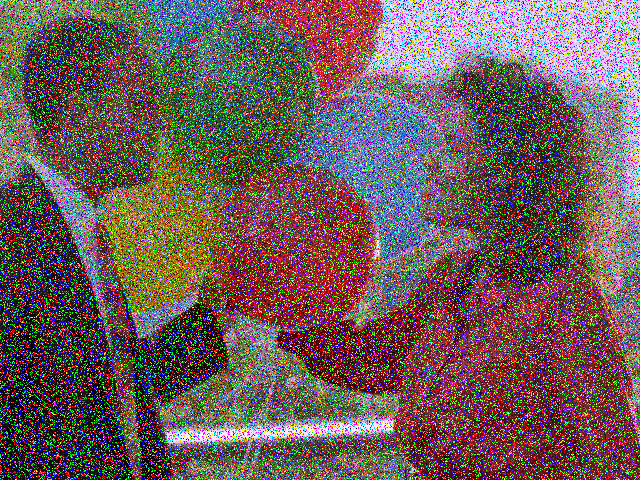
#> input picture faround/image_with_noise.png, 640 x 480 px
$ python testfft.py
#> lines starting #> are read from the running program, lines starting #| are printed output that depends on the picture
import numpy as np
import cv2
import matplotlib.pyplot as plt
from scipy.fft import fft2, ifft2, fftshift, ifftshift

# Load a grayscale image
image = cv2.imread('image_with_noise.png', cv2.IMREAD_GRAYSCALE)
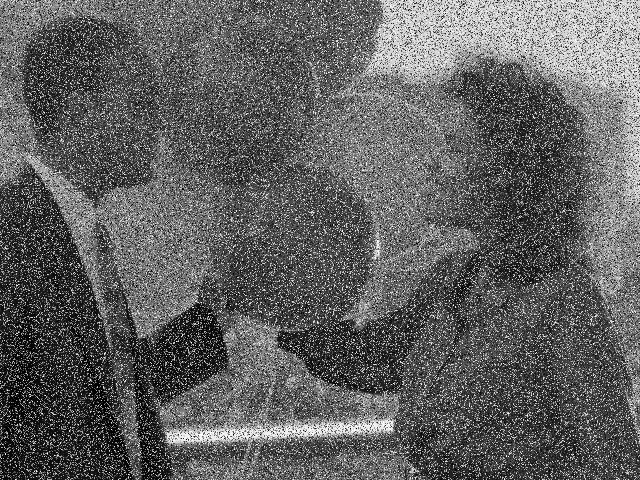
#> image: shape (480, 640); min 0, max 255, mean 96.4

# Perform FFT on the image
f_transform = fft2(image)
f_transform_shifted = fftshift(f_transform)  # Shift zero frequency to center

# Display the magnitude spectrum
magnitude_spectrum = np.log(np.abs(f_transform_shifted) + 1)
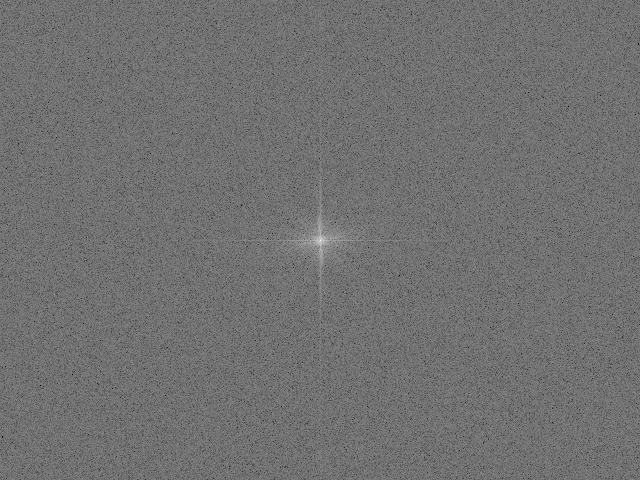
#> magnitude_spectrum: shape (480, 640) float64; min 4.24, max 17.2, mean 9.99; drawn with min black and max white
plt.subplot(1, 2, 1)
plt.imshow(magnitude_spectrum, cmap='gray')
plt.title("Magnitude Spectrum (Frequency Domain)")

# Create a mask to filter out noise (example: simple low-pass filter)
rows, cols = image.shape
#> rows = 480; cols = 640
crow, ccol = rows // 2, cols // 2
#> crow = 240; ccol = 320
mask = np.zeros((rows, cols), np.uint8)
mask[crow-30:crow+30, ccol-30:ccol+30] = 1  # Low-pass filter mask

# Apply mask and inverse FFT
f_transform_shifted_filtered = f_transform_shifted * mask
f_ishift = ifftshift(f_transform_shifted_filtered)
img_back = ifft2(f_ishift)
img_back = np.abs(img_back)
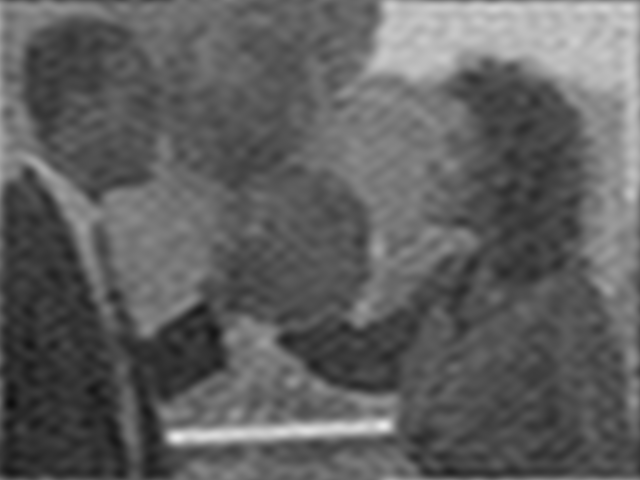
#> img_back: shape (480, 640) float64; min 13.63, max 234.3, mean 96.4

# Display the filtered image
plt.subplot(1, 2, 2)
plt.imshow(img_back, cmap='gray')
plt.title("Filtered Image (Spatial Domain)")
plt.show()
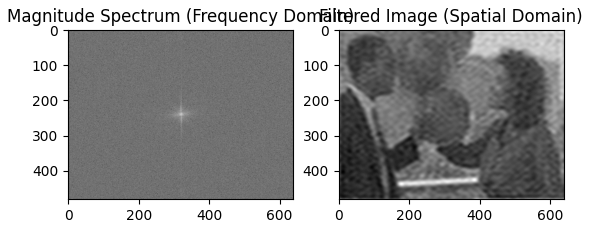
#> figure drawn by matplotlib, 2 panels
